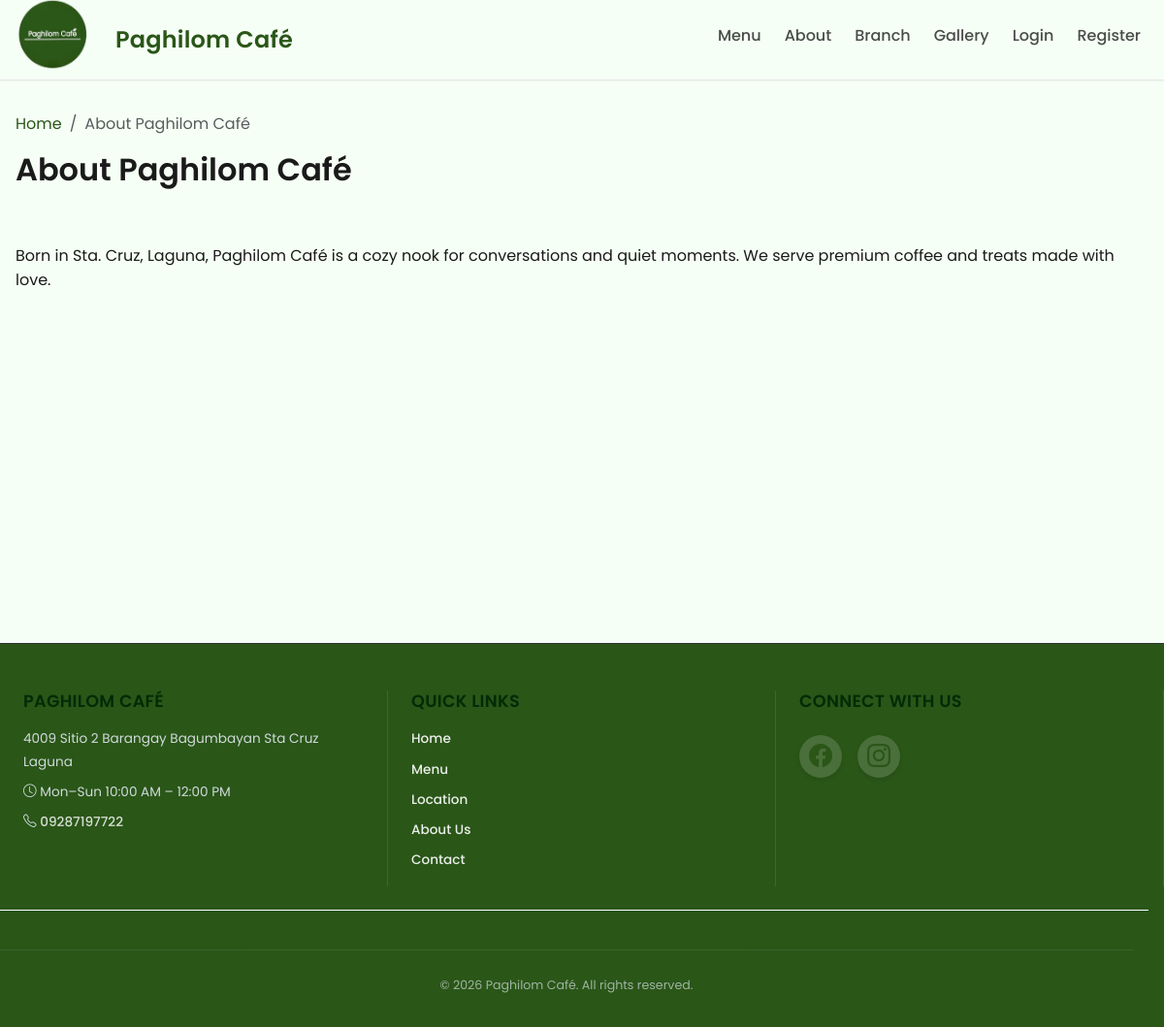
The page /pages.php on the database its author committed.
### tables this page shows
CREATE TABLE `pages` (
  `id` int(11) NOT NULL,
  `slug` varchar(100) NOT NULL,
  `title` varchar(255) NOT NULL,
  `body` mediumtext NOT NULL,
  `is_published` tinyint(1) NOT NULL DEFAULT 1,
  `sort_order` int(11) NOT NULL DEFAULT 0,
  `created_at` timestamp NOT NULL DEFAULT current_timestamp(),
  `updated_at` timestamp NOT NULL DEFAULT current_timestamp() ON UPDATE current_timestamp()
);

CREATE TABLE `settings` (
  `id` int(11) NOT NULL,
  `key` varchar(255) NOT NULL,
  `value` text DEFAULT NULL,
  `type` varchar(50) DEFAULT 'string',
  `group` varchar(50) DEFAULT 'general',
  `label` varchar(255) DEFAULT NULL,
  `description` text DEFAULT NULL,
  `created_at` timestamp NOT NULL DEFAULT current_timestamp(),
  `updated_at` timestamp NOT NULL DEFAULT current_timestamp() ON UPDATE current_timestamp()
);

### config.php (called while the page is built, shortened)
<?php
if (!function_exists('e')) {
    function e($s){ return htmlspecialchars($s ?? '', ENT_QUOTES, 'UTF-8'); }
}
?>

### pages.php (the view, shortened to what this page needs)
<?php
require_once __DIR__ . '/config.php';
$slug = isset($_GET['slug']) ? strtolower(preg_replace('/[^a-z0-9\-]/i', '', $_GET['slug'])) : '';
if ($slug === '') { $slug = 'about'; }
$page = null;
if ($stmt = $mysqli->prepare('SELECT title, body FROM pages WHERE slug = ? AND is_published = 1 LIMIT 1')) {
  $stmt->bind_param('s', $slug);
  $stmt->execute();
  $res = $stmt->get_result();
  $page = $res ? $res->fetch_assoc() : null;
}
$settings = [];
if ($q = $mysqli->query('SELECT `key`,`value` FROM settings')) {
  foreach ($q->fetch_all(MYSQLI_ASSOC) as $r) { $settings[$r['key']] = $r['value']; }
}
$title = $page['title'] ?? ucfirst($slug);
  ob_start(); ?>
  <?php return ob_get_clean();
include __DIR__ . '/partials/header.php';
?>
<section class="py-5">
  <div class="container">
    <nav aria-label="breadcrumb" class="mb-3">
      <ol class="breadcrumb">
        <li class="breadcrumb-item"><a href="<?= APP_URL ?>">Home</a></li>
        <li class="breadcrumb-item active" aria-current="page"><?= e($title) ?></li>
      </ol>
    </nav>
    <h1 class="h2 fw-bold mb-4"><?= e($title) ?></h1>
  </div>
</section>
<div class="container pb-5">
  <div class="row">
    <div class="col-12">
      <?php if ($page): ?>
        <div class="page-body">
          <?= $page['body'] ?>
        </div>
      <?php endif; ?>
    </div>
  </div>
</div>
<?php include __DIR__ . '/partials/footer.php';

### partials/footer.php (shortened to what this page needs)
<?php
$settings = $mysqli->query("SELECT `key`,`value` FROM settings")->fetch_all(MYSQLI_ASSOC);
$S = [];
foreach ($settings as $r) {
  $S[$r['key']] = $r['value'];
}
?>
</main>
<footer class="text-white mt-auto site-footer">
  <div class="container">
    <div class="row g-4">
      <div class="col-md-4">
        <h5 class="fw-bold mb-3"><?= e($S['site_name'] ?? (defined('APP_NAME') ? APP_NAME : 'Paghilom Cafe')) ?></h5>
        <p class="mb-2" style="opacity: 0.9;"><?= e($S['address']) ?></p>
        <?php
          $open = $S['open_time'] ?? '';
          $close = $S['close_time'] ?? '';
          $days = $S['open_days'] ?? 'Mon–Sun';
          if ($open && $close):
            $open_disp = date('g:i A', strtotime($open));
            $close_disp = date('g:i A', strtotime($close));
        ?>
          <p class="mb-2" style="opacity: 0.9;"><i class="bi bi-clock"></i> <?= e($days) ?> <?= e($open_disp) ?> – <?= e($close_disp) ?></p>
        <?php endif; ?>
        <p class="mb-0" style="opacity: 0.9;">
          <i class="bi bi-telephone"></i>
          <a class="text-white text-decoration-none" href="tel:<?= e(preg_replace('/\s+/', '', $S['contact_phone'] ?? '09287197722')) ?>">
            <?= e($S['contact_phone'] ?? '0928 719 7722') ?>
          </a>
        </p>
      </div>
      <div class="col-md-4">
        <h5 class="fw-bold mb-3">Quick Links</h5>
        <ul class="list-unstyled">
          <li class="mb-2"><a href="<?= APP_URL ?>" class="text-white text-decoration-none" style="opacity: 0.9;">Home</a></li>
          <li class="mb-2"><a href="<?= APP_URL ?>menu.php" class="text-white text-decoration-none" style="opacity: 0.9;">Menu</a></li>
          <li class="mb-2"><a href="<?= APP_URL ?>map.php" class="text-white text-decoration-none" style="opacity: 0.9;">Location</a></li>
          <li class="mb-2"><a href="<?= APP_URL ?>pages.php?slug=about" class="text-white text-decoration-none" style="opacity: 0.9;">About Us</a></li>
          <li class="mb-2"><a href="<?= APP_URL ?>pages.php?slug=contact" class="text-white text-decoration-none" style="opacity: 0.9;">Contact</a></li>
        </ul>
      </div>
      <div class="col-md-4">
        <h5 class="fw-bold mb-3">Connect With Us</h5>
        <div class="d-flex gap-3 mb-3">
          <?php
          $facebook_url = $S['facebook_url'] ?? '';
          $instagram_url = !empty($S['instagram_url']) ? $S['instagram_url'] : 'https://www.instagram.com/paghilom_cafe';
          ?>
          <?php if (!empty($facebook_url)): ?>
            <a class="d-flex align-items-center justify-content-center" href="<?= e($facebook_url) ?>" target="_blank" rel="noopener">
              <i class="bi bi-facebook"></i>
            </a>
          <?php endif; ?>
          <a class="d-flex align-items-center justify-content-center" href="<?= htmlspecialchars($instagram_url, ENT_QUOTES, 'UTF-8') ?>" target="_blank" rel="noopener">
            <i class="bi bi-instagram"></i>
          </a>
        </div>
    </div>
    <div class="row mt-4 pt-3" style="border-top: 1px solid rgba(255, 255, 255, 1);">
      <div class="col text-center">
        <small style="opacity: 0.8;">&copy; <span id="year"></span> <?= e($S['site_name'] ?? 'Paghilom Cafe') ?>. All rights reserved.</small>
      </div>
    </div>
  </div>
</footer>
</body>
</html>

### assets/css/style.css (style rules this page uses)
:root { --primary: #2A5618; --primary-dark: #1f4012; --primary-light: #3a7020; --background: #F6FFF6; --white: #ffffff; --gray-50: #f9fafb; --gray-100: #f3f4f6; --gray-200: #e5e7eb; --gray-300: #d1d5db; --gray-400: #9ca3af; --gray-500: #6b7280; --gray-600: #4b5563; --gray-700: #374151; --gray-800: #1f2937; --gray-900: #111827; --success: #10b981; --success-light: #d1fae5; --warning: #f59e0b; --warning-light: #fef3c7; --danger: #ef4444; --danger-light: #fee2e2; --info: #3b82f6; --info-light: #dbeafe; --space-xs: 0.25rem; --space-sm: 0.5rem; --space-md: 1rem; --space-lg: 1.5rem; --space-xl: 2rem; --space-2xl: 3rem; --space-3xl: 4rem; --radius-sm: 0.375rem; --radius-md: 0.5rem; --radius-lg: 0.75rem; --radius-xl: 1rem; --radius-full: 9999px; --shadow-sm: 0 1px 2px 0 rgba(42, 86, 24, 0.05); --shadow-md: 0 4px 6px -1px rgba(42, 86, 24, 0.1), 0 2px 4px -1px rgba(42, 86, 24, 0.06); --shadow-lg: 0 10px 15px -3px rgba(42, 86, 24, 0.1), 0 4px 6px -2px rgba(42, 86, 24, 0.05); --shadow-xl: 0 20px 25px -5px rgba(42, 86, 24, 0.1), 0 10px 10px -5px rgba(42, 86, 24, 0.04); --transition-fast: 150ms cubic-bezier(0.4, 0, 0.2, 1); --transition-base: 200ms cubic-bezier(0.4, 0, 0.2, 1); --transition-slow: 300ms cubic-bezier(0.4, 0, 0.2, 1); }
* { margin: 0; padding: 0; box-sizing: border-box; }
body { font-family: 'Inter', 'Poppins', 'Nunito', -apple-system, BlinkMacSystemFont, 'Segoe UI', sans-serif; background-color: var(--background); color: var(--gray-800); line-height: 1.6; font-size: 16px; -webkit-font-smoothing: antialiased; -moz-osx-font-smoothing: grayscale; }
h1, h2, h3, h4, h5, h6 { font-weight: 600; line-height: 1.3; color: var(--gray-900); margin-bottom: var(--space-md); }
h1 { font-size: 2.5rem; }
h5 { font-size: 1.25rem; }
p { margin-bottom: var(--space-md); }
a { color: var(--primary); text-decoration: none; transition: color var(--transition-base); }
.py-5 { padding-top: var(--space-xl) !important; padding-bottom: var(--space-xl) !important; }
.mb-0 { margin-bottom: 0 !important; }
.mb-2 { margin-bottom: var(--space-sm) !important; }
.mb-3 { margin-bottom: var(--space-md) !important; }
.mb-4 { margin-bottom: var(--space-lg) !important; }
.mt-4 { margin-top: var(--space-lg) !important; }
.text-center { text-align: center !important; }
.fw-bold, .fw-semibold { font-weight: 600 !important; }
.d-flex { display: flex !important; }
.justify-content-center { justify-content: center !important; }
.align-items-center { align-items: center !important; }
.gap-3 { gap: var(--space-md) !important; }
.row { display: flex; flex-wrap: wrap; margin-left: calc(-1 * var(--space-md)); margin-right: calc(-1 * var(--space-md)); }
.row > * { padding-left: var(--space-md); padding-right: var(--space-md); }
.col-12 { flex: 0 0 100%; max-width: 100%; }
.container { width: 100%; padding-right: var(--space-md); padding-left: var(--space-md); margin-right: auto; margin-left: auto; }
@media (min-width: 576px) { .container { max-width: 540px; } }
@media (min-width: 768px) { .container { max-width: 720px; } }
@media (min-width: 768px) { .col-md-4 { flex: 0 0 33.333333%; max-width: 33.333333%; } }
@media (min-width: 992px) { .container { max-width: 960px; } }
@media (min-width: 1200px) { .container { max-width: 1140px; } }

### assets/css/theme.css (style rules this page uses)
:root { --brand: #2A5618; --brand-dark: #1E4212; --bg: #F6FFF6; --text: #1A1A1A; --white: #fff; --radius: 12px; --shadow: 0 8px 24px rgba(0,0,0,.08); }
html, body { height: 100%; max-width: 100%; overflow-x: hidden; }
body { font-family: 'Poppins', 'Inter', 'Nunito Sans', system-ui, -apple-system, 'Segoe UI', Arial, sans-serif; color: var(--text); background: var(--bg); }
footer { background: var(--bg) !important; border-top: 1px solid rgba(0,0,0,.06); }
footer a { color: var(--brand) !important; }
.site-footer { background-color: #2A5618 !important; }
.container, .container-fluid { max-width: 1280px; }

### rows shown on the page
pages: title "About Paghilom Café", body "Born in Sta. Cruz, Laguna, Paghilom Café is a cozy nook for conversations and quiet moments. We serve premium coffee and treats made with love."
settings: value "Mon–Sun"

### other values the page prints
$site_name "Paghilom Café"
$S['site_name'] "PAGHILOM CAFÉ"
$S['address'] "4009 Sitio 2 Barangay Bagumbayan Sta Cruz Laguna"
$open_disp "10:00 AM"
$close_disp "12:00 PM"
$S['contact_phone'] "09287197722"
$S['site_name'] "Paghilom Café"
